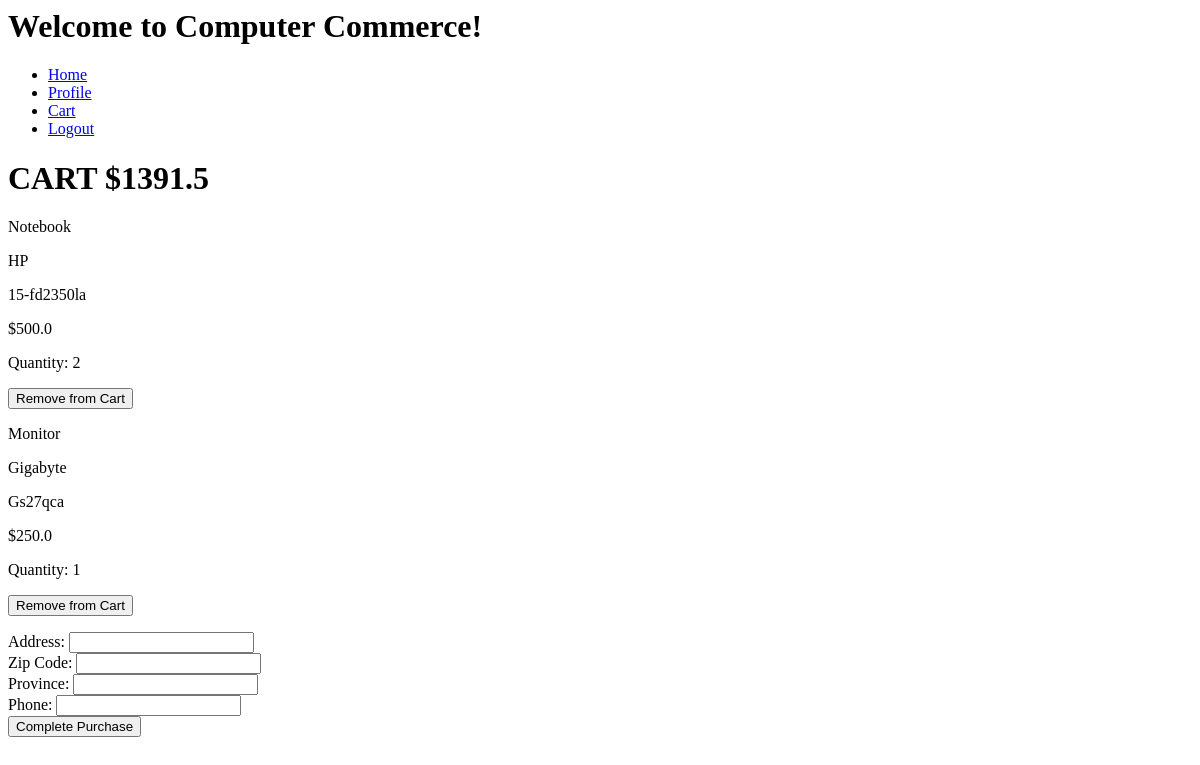
The page /checkout/ (signed in) on the database as committed earlier.
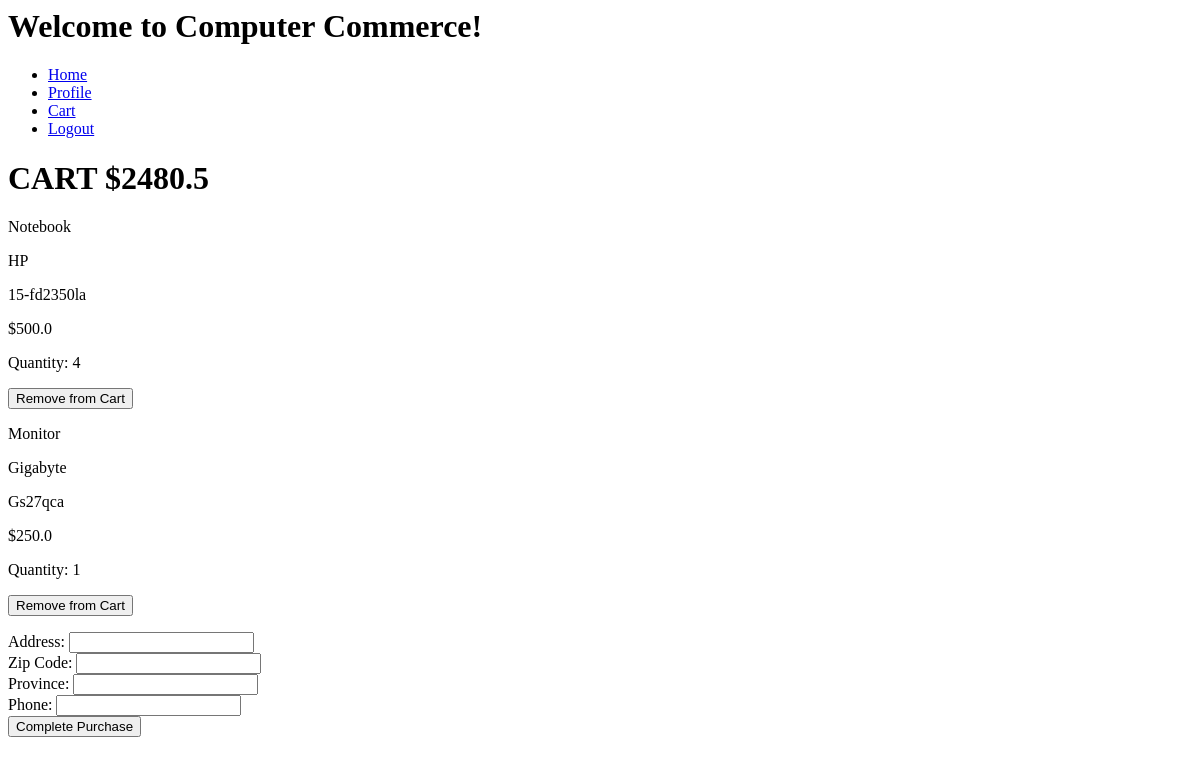
The same page on the database as committed later.
### checkout/models.py (models this page shows, shortened)
class CheckOut(models.Model):
    user = models.ForeignKey(User, on_delete=models.CASCADE)
    product = models.ForeignKey(Product, on_delete=models.CASCADE)
    quantity = models.IntegerField(default=0)

### home/models.py (models this page shows, shortened)
class Product(models.Model):
    category = models.ForeignKey(Category, on_delete=models.DO_NOTHING)
    brand = models.CharField(max_length=200)
    model = models.CharField(max_length=200)
    description = models.CharField(max_length=200)
    price = models.FloatField()
    tax = models.FloatField()
    discount = models.FloatField()
    quantity = models.IntegerField()
    image = models.CharField()

class Category(models.Model):
    name = models.CharField(max_length=200)

### checkout/views.py (the view)
# urls.py: path('', views.checkout_page),
def checkout_page(request):
    user = request.user
    cart = list(CheckOut.objects.filter(user=request.user))
    total_amount = 0
    for item in cart:
        price = (item.product.price * item.quantity)
        discount = 1 - item.product.discount
        tax = 1 + item.product.tax
        total_amount += (price * discount * tax)
    return render(request, 'checkout/cart.html',{
        'user':user,
        'cart':cart,
        'total_amount': total_amount,
        'purchase_form':PurchaseForm
    })

### home/templates/checkout/cart.html (shortened to what this page needs)
{% extends 'layout/layout.html' %}
{% block content %}
    <h1>CART ${{ total_amount }}</h1>
    {% if user.is_authenticated %}
        {% for item in cart %}
            <p>{{item.product.category.name}}</p>
            <p>{{item.product.brand}}</p>
            <p>{{item.product.model}}</p>
            <p>${{item.product.price}}</p>
            <p>Quantity: {{item.quantity}}</p>
            <form action="/checkout/remove/{{ item.id }}" method="POST">
                <button>Remove from Cart</button>
            </form>
        {% endfor %}
        <form action="/user/purchase" method="POST">
            {{ purchase_form }}
            <button>Complete Purchase</button>
        </form>
    {% endif %}
{% endblock %}

Rows that differ between the two databases and show on the page:
changed CheckOut "Notebook": quantity "2" → "4"
Other text that changed with them:
{{ total_amount }}: "1391.5" → "2480.5"
